Frame 1 (no input): blank canvas, image omitted
Frame 60 (the mouse pressed at the canvas centre just before this capture): blank canvas, image omitted
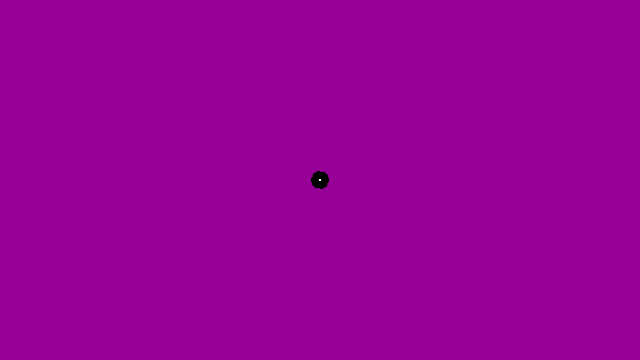
Frame 120 (the mouse held since frame 60 and released just before this capture)

The Processing sketch whose frames 1 and 60 were blank and that drew this single picture after the mouse press (run headless with seeded random() and noise(); from frame 60 on, the mouse is pressed at the canvas centre):

// Processing sketch: x06_Pulses
// ── x06_Pulses.pde
/**
 * Pulses. 
 * 
 * Software drawing instruments can follow a rhythm or abide by rules independent
 * of drawn gestures. This is a form of collaborative drawing in which the draftsperson
 * controls some aspects of the image and the software controls others.
 */

int angle = 0;

void setup() {
  size(640, 360);
  background(150, 0, 150);
  smooth();
  noStroke();
  fill(0, 102);
}

void draw() {
  // Draw only when mouse is pressed
  if (mousePressed == true) {
    angle += 10;
    float val = cos(radians(angle)) * 6.0;
    for (int a = 0; a < 360; a += 75) {
      float xoff = cos(radians(a)) * val;
      float yoff = sin(radians(a)) * val;
      fill(0);
      ellipse(mouseX + xoff, mouseY + yoff, val, val);
    }
    fill(255);
    ellipse(mouseX, mouseY, 2, 2);
  }
}
